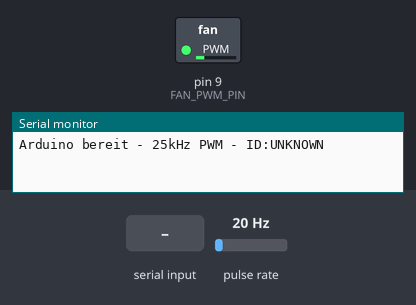
A sketch run on a simulated Arduino Uno, built with avr-gcc and run on an emulated ATmega328P. Parts: switched loads named in the sketch (green lamp = pin HIGH), the last lines printed to the serial monitor. Wiring (inferred from the names in the program): pulse sensor: data pin 2. The test bench sets the inputs (shaded band); at power-on: pulse rate 20 Hz.

Above: at 1.2 s.
1.3 s: "90,45\n" received over Serial
At 1.7 s:
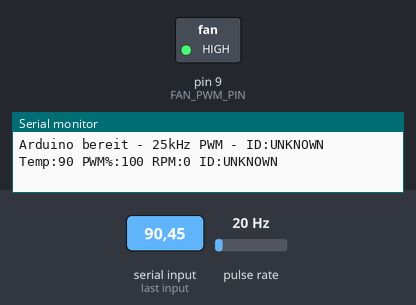
2.8 s: "30,150\n" received over Serial
At 4.0 s:
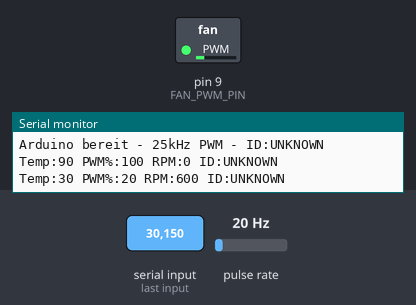
4.3 s: "90\n" received over Serial
At 5.1 s:
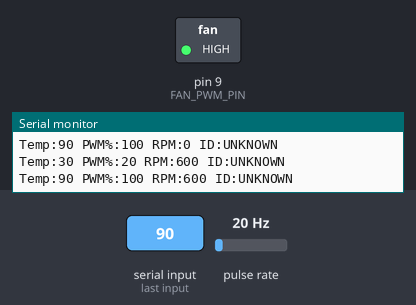
Timing chart, 0 to 7.3 s (numbered marks = the images above; inputs shaded):
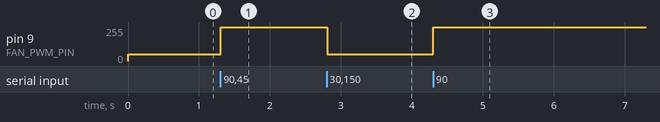

The sketch:

fan-control.ino
```cpp
#include <EEPROM.h>

// ── Konfiguration ─────────────────────────────────────────────────────────────
#define EEPROM_MAGIC    0x42          // Magic Byte — prüft ob EEPROM initialisiert
#define EEPROM_ADDR_MAGIC  0          // Adresse Magic Byte
#define EEPROM_ADDR_ID     1          // Adresse FAN-ID String (max 5 Zeichen + \0)
#define FAN_PWM_PIN     9
#define FAN_TACH_PIN    2

// ── Globale Zustandsvariablen ─────────────────────────────────────────────────
volatile int pulseCount = 0;
unsigned long lastRPMCheck = 0;
int rpm = 0;
bool fanError = false;
char fanID[8] = "UNKNOWN"; // z.B. "FAN1" .. "FAN7"

// ── PWM-Kurve (stückweise linear, nicht aggressiv) ───────────────────────────
// < 30°C → 20%
// 30–55°C → 20→60%
// 55–70°C → 60→100%
// ≥ 70°C  → 100%
int tempToPercent(int temp) {
  if (temp < 30) return 20;
  if (temp < 55) return map(temp, 30, 55, 20, 60);
  if (temp < 70) return map(temp, 55, 70, 60, 100);
  return 100;
}

// ── RPM-Interrupt ─────────────────────────────────────────────────────────────
void countPulse() {
  pulseCount++;
}

// ── PWM setzen ────────────────────────────────────────────────────────────────
void setPWM(int percent) {
  OCR1A = map(percent, 0, 100, 0, 320);
}

// ── EEPROM: FAN-ID lesen ──────────────────────────────────────────────────────
void loadFanID() {
  if (EEPROM.read(EEPROM_ADDR_MAGIC) != EEPROM_MAGIC) {
    // Noch nicht provisioniert
    strcpy(fanID, "UNKNOWN");
    return;
  }
  for (int i = 0; i < 7; i++) {
    fanID[i] = EEPROM.read(EEPROM_ADDR_ID + i);
    if (fanID[i] == '\0') break;
  }
  fanID[7] = '\0'; // Sicherheits-Null
}

// ── EEPROM: FAN-ID schreiben ──────────────────────────────────────────────────
void saveFanID(const char* id) {
  EEPROM.write(EEPROM_ADDR_MAGIC, EEPROM_MAGIC);
  for (int i = 0; i < 7; i++) {
    EEPROM.write(EEPROM_ADDR_ID + i, id[i]);
    if (id[i] == '\0') break;
  }
  strncpy(fanID, id, 7);
  fanID[7] = '\0';
}

// ── Serial-Kommando verarbeiten ────────────────────────────────────────────────
// Kommandos:
//   WHO?\n         → antwortet: FAN:FAN3
//   ID:FAN3\n      → schreibt FAN3 ins EEPROM, antwortet: OK:FAN3
//   RESET\n        → löscht EEPROM-ID, antwortet: OK:RESET
//   42\n           → Temperaturwert, PWM wird gesetzt
void handleCommand(String cmd) {
  cmd.trim();

  if (cmd == "WHO?") {
    Serial.print("FAN:");
    Serial.println(fanID);
    return;
  }

  if (cmd == "RESET") {
    EEPROM.write(EEPROM_ADDR_MAGIC, 0x00);
    strcpy(fanID, "UNKNOWN");
    Serial.println("OK:RESET");
    return;
  }

  if (cmd.startsWith("ID:")) {
    String newID = cmd.substring(3);
    newID.trim();
    if (newID.length() > 0 && newID.length() <= 7) {
      char buf[8];
      newID.toCharArray(buf, 8);
      saveFanID(buf);
      Serial.print("OK:");
      Serial.println(fanID);
    } else {
      Serial.println("ERR:INVALID_ID");
    }
    return;
  }

  // Temperaturwert (Integer)
  int temp = cmd.toInt();
  if (temp > 0) {
    if (!fanError) {
      int percent = tempToPercent(temp);
      percent = constrain(percent, 20, 100);
      setPWM(percent);
      Serial.print("Temp:");
      Serial.print(temp);
      Serial.print(" PWM%:");
      Serial.print(percent);
      Serial.print(" RPM:");
      Serial.print(rpm);
      Serial.print(" ID:");
      Serial.println(fanID);
    } else {
      Serial.println("ERROR:FAN_FAILURE - PWM gesperrt");
    }
  }
}

// ── Setup ──────────────────────────────────────────────────────────────────────
void setup() {
  Serial.begin(9600);

  // FAN-ID aus EEPROM laden
  loadFanID();

  // Timer1 auf 25kHz für Pin 9
  pinMode(FAN_PWM_PIN, OUTPUT);
  TCCR1A = 0;
  TCCR1B = 0;
  TCCR1A |= (1 << COM1A1) | (1 << WGM11);
  TCCR1B |= (1 << WGM13) | (1 << CS10);
  ICR1 = 320;
  OCR1A = 64; // 20% Startwert

  // Tachosignal
  pinMode(FAN_TACH_PIN, INPUT_PULLUP);
  attachInterrupt(digitalPinToInterrupt(FAN_TACH_PIN), countPulse, FALLING);

  Serial.print("Arduino bereit - 25kHz PWM - ID:");
  Serial.println(fanID);
}

// ── Loop ───────────────────────────────────────────────────────────────────────
void loop() {
  // RPM alle 2 Sekunden berechnen (interrupt-basiert, läuft unabhängig)
  if (millis() - lastRPMCheck >= 2000) {
    rpm = (pulseCount * 60) / 2 / 2;
    pulseCount = 0;
    lastRPMCheck = millis();

    if (rpm == 0 && OCR1A > 96) {
      fanError = true;
      setPWM(100);
      Serial.print("ERROR:FAN_FAILURE ID:");
      Serial.println(fanID);
    } else {
      fanError = false;
    }
  }

  // Serial-Kommando lesen (readStringUntil blockiert bis \n oder timeout=1000ms)
  if (Serial.available() > 0) {
    String cmd = Serial.readStringUntil('\n');
    handleCommand(cmd);
  }
}
```

Measured:
- after the input at 1.3 s, pin 9 (FAN_PWM_PIN): 51/255 → 255/255 at once
- after the input at 2.8 s, pin 9 (FAN_PWM_PIN): 255/255 → 51/255 at once
- after the input at 4.3 s, pin 9 (FAN_PWM_PIN): 51/255 → 255/255 at once
